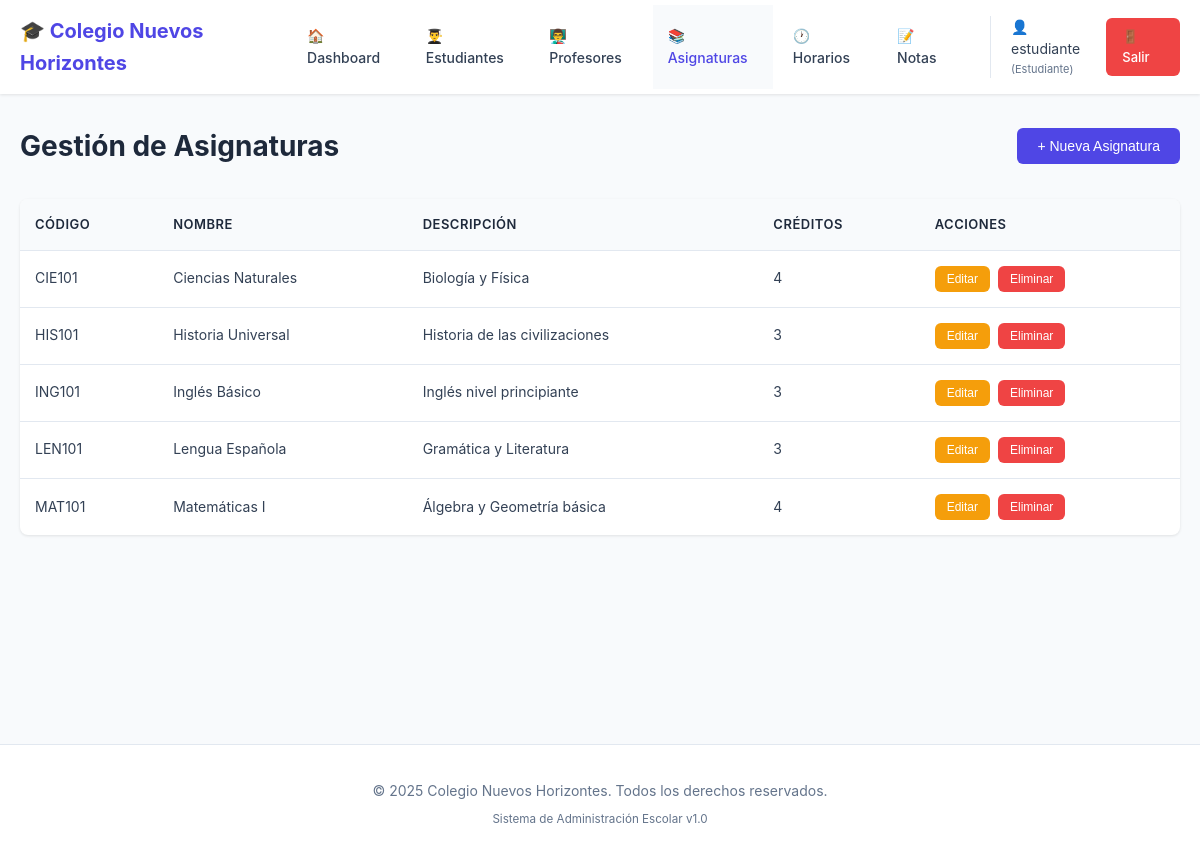
Page /Nuevo-Colegio/asignaturas.php (signed in) on the committed database.
### tables this page shows
CREATE TABLE asignaturas (
    id INT PRIMARY KEY AUTO_INCREMENT,
    nombre VARCHAR(100) NOT NULL,
    descripcion TEXT,
    codigo VARCHAR(20) UNIQUE NOT NULL,
    creditos INT DEFAULT 1,
    activo BOOLEAN DEFAULT TRUE
);

### Nuevo-Colegio/asignaturas.php (the view, shortened to what this page needs)
<?php
$db = getDBConnection();
$stmt = $db->query("SELECT * FROM asignaturas WHERE activo = 1 ORDER BY nombre");
$asignaturas = $stmt->fetchAll();
include 'includes/header.php';
?>
<div class="page-container">
    <div class="page-header">
        <h2>Gestión de Asignaturas</h2>
        <button onclick="abrirModal()" class="btn btn-primary">+ Nueva Asignatura</button>
    </div>
    <div class="table-container">
        <table class="data-table">
            <thead>
                <tr>
                    <th>Código</th>
                    <th>Nombre</th>
                    <th>Descripción</th>
                    <th>Créditos</th>
                    <th>Acciones</th>
                </tr>
            </thead>
            <tbody>
                <?php foreach ($asignaturas as $asig): ?>
                <tr>
                    <td><?php echo htmlspecialchars($asig['codigo']); ?></td>
                    <td><?php echo htmlspecialchars($asig['nombre']); ?></td>
                    <td><?php echo htmlspecialchars($asig['descripcion']); ?></td>
                    <td><?php echo $asig['creditos']; ?></td>
                    <td class="actions">
                        <button onclick='editarAsignatura(<?php echo json_encode($asig); ?>)'
                                class="btn btn-sm btn-warning">Editar</button>
                        <button onclick="eliminarAsignatura(<?php echo $asig['id']; ?>)"
                                class="btn btn-sm btn-danger">Eliminar</button>
                    </td>
                </tr>
                <?php endforeach; ?>
            </tbody>
        </table>
    </div>
</div>
<?php include 'includes/footer.php'; ?>

### Nuevo-Colegio/css/style.css (style rules this page uses)
* { margin: 0; padding: 0; box-sizing: border-box; }
:root { --primary-color: #4f46e5; --secondary-color: #64748b; --success-color: #10b981; --danger-color: #ef4444; --warning-color: #f59e0b; --info-color: #3b82f6; --dark-color: #1e293b; --light-color: #f8fafc; --border-color: #e2e8f0; --text-color: #334155; --shadow: 0 1px 3px rgba(0,0,0,0.1); --shadow-lg: 0 10px 25px rgba(0,0,0,0.1); }
body { font-family: -apple-system, BlinkMacSystemFont, 'Segoe UI', Roboto, Oxygen, Ubuntu, sans-serif; background-color: var(--light-color); color: var(--text-color); line-height: 1.6; }
.page-header { display: flex; justify-content: space-between; align-items: center; margin-bottom: 30px; flex-wrap: wrap; gap: 15px; }
.page-header h2 { font-size: 28px; color: var(--dark-color); }
.btn { display: inline-block; padding: 10px 20px; border: none; border-radius: 6px; font-size: 14px; font-weight: 500; cursor: pointer; transition: all 0.3s; text-decoration: none; text-align: center; }
.btn-primary { background: var(--primary-color); color: white; }
.btn-danger { background: var(--danger-color); color: white; }
.btn-warning { background: var(--warning-color); color: white; }
.btn-sm { padding: 6px 12px; font-size: 12px; }
.table-container { background: white; border-radius: 8px; box-shadow: var(--shadow); overflow-x: auto; }
.data-table { width: 100%; border-collapse: collapse; }
.data-table thead { background: var(--light-color); }
.data-table th { padding: 15px; text-align: left; font-weight: 600; color: var(--dark-color); font-size: 13px; text-transform: uppercase; letter-spacing: 0.5px; }
.data-table td { padding: 15px; border-top: 1px solid var(--border-color); font-size: 14px; }
.data-table .actions { display: flex; gap: 8px; }

### rows in the picture
asignaturas: codigo "CIE101", nombre "Ciencias Naturales", descripcion "Biología y Física", creditos "4"
asignaturas: codigo "HIS101", nombre "Historia Universal", descripcion "Historia de las civilizaciones", creditos "3"
asignaturas: codigo "ING101", nombre "Inglés Básico", descripcion "Inglés nivel principiante", creditos "3"
asignaturas: codigo "LEN101", nombre "Lengua Española", descripcion "Gramática y Literatura", creditos "3"
asignaturas: codigo "MAT101", nombre "Matemáticas I", descripcion "Álgebra y Geometría básica", creditos "4"

### other values in the picture
SITE_NAME "Colegio Nuevos Horizontes"
$_SESSION['user_nombre'] "estudiante"
$_SESSION['user_rol'] "Estudiante"
